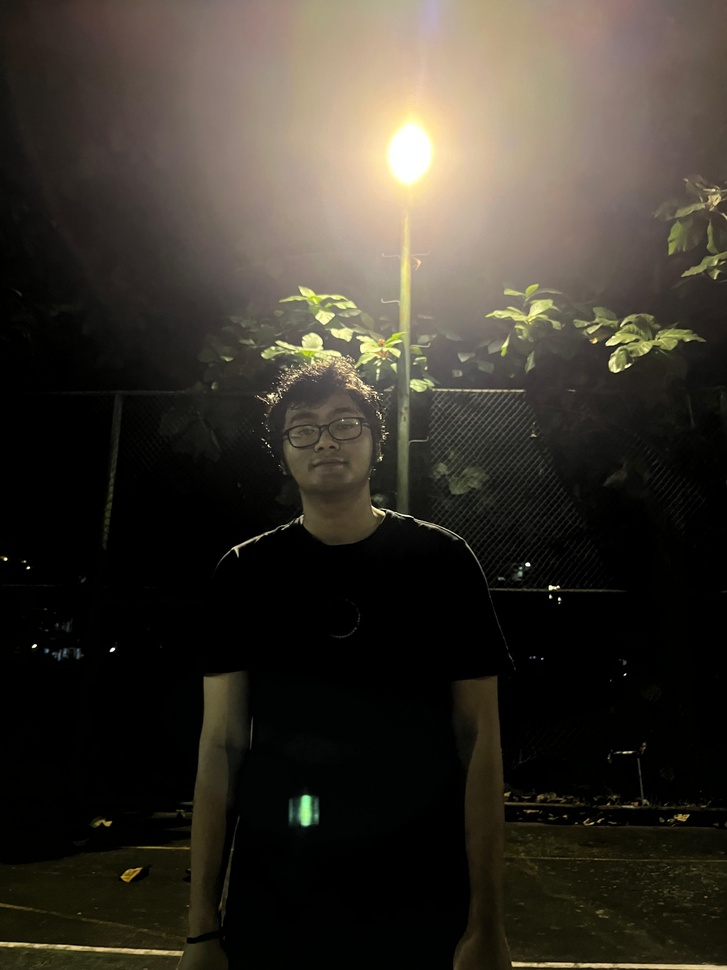
#> input picture FotoDiri.jpg, 727 x 970 px, shrunk from 3024 x 4032 before the run
$ jupyter execute Nomor3.ipynb
#> lines starting #> are read from the running program, lines starting #| are printed output that depends on the picture
## IMPORT LIBRARY

[cell 1]
import cv2
import matplotlib.pyplot as plt

## BACA GAMBAR

[cell 2]
path = "FotoDiri.jpg"
img = cv2.imread(path)
#> img is the input picture: shape (970, 727, 3); mean B, G, R 43.8, 52.4, 57.4

## Konversi BGR ke RGB untuk ditampilkan dengan matplotlib

[cell 3]
img_rgb = cv2.cvtColor(img, cv2.COLOR_BGR2RGB)

## Konversi ke grayscale

[cell 4]
img_gray = cv2.cvtColor(img, cv2.COLOR_BGR2GRAY)
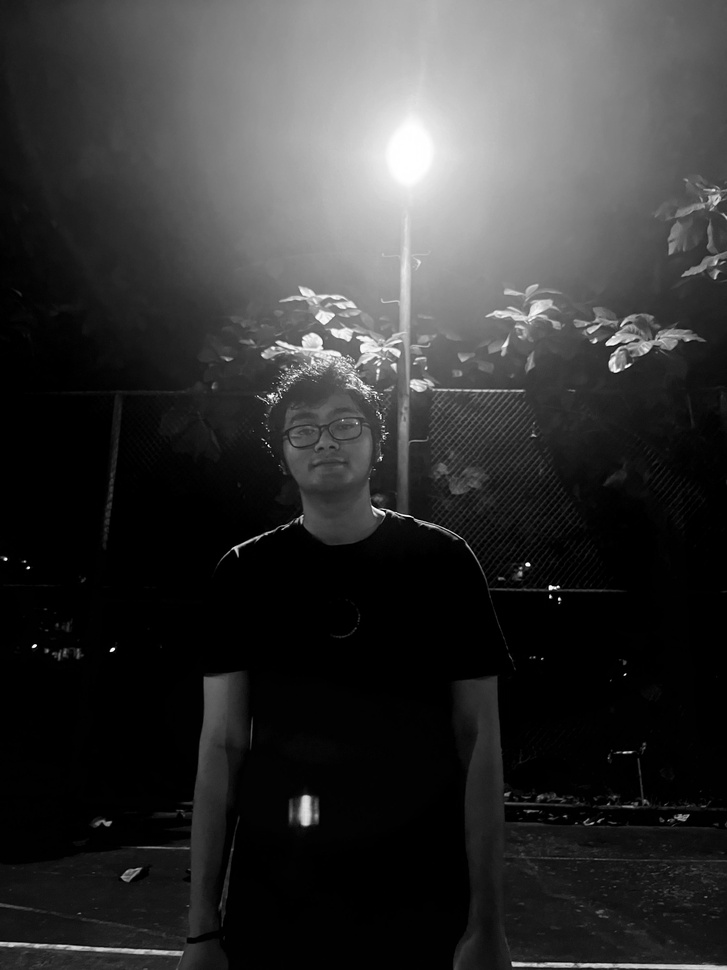
#> img_gray: shape (970, 727); min 0, max 255, mean 52.9

## Pencerahan gambar gray (ditambah nilai brightness)

[cell 5]
bright_gray = cv2.convertScaleAbs(img_gray, alpha=1, beta=50)
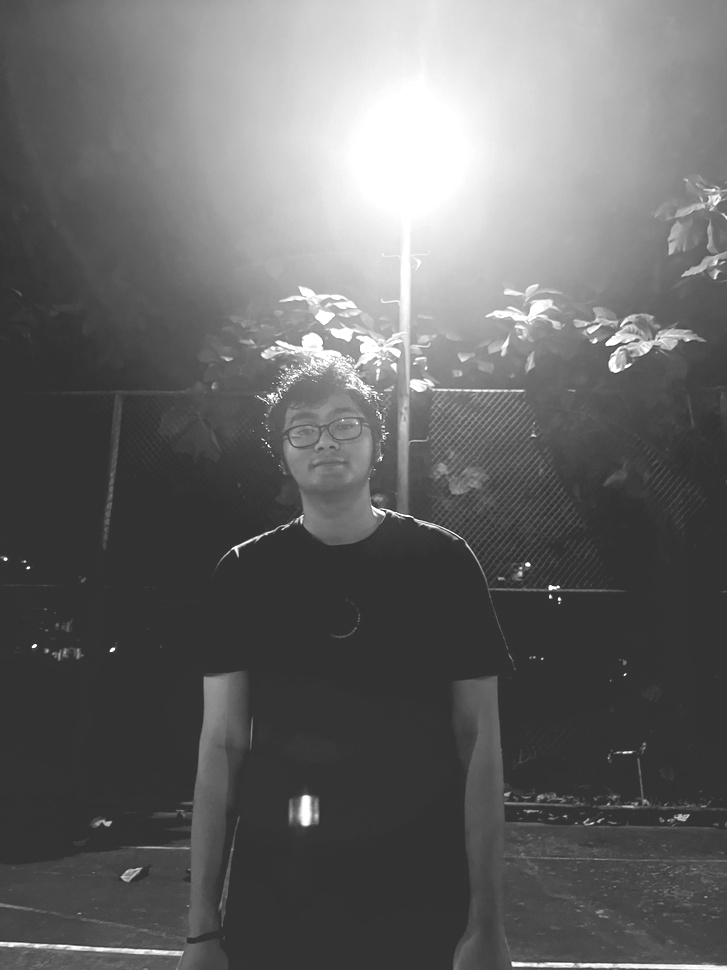
#> bright_gray: shape (970, 727); min 50, max 255, mean 102.5

## Penambahan kontras pada gambar gray

[cell 6]
contrast_gray = cv2.convertScaleAbs(img_gray, alpha=1.5, beta=0)
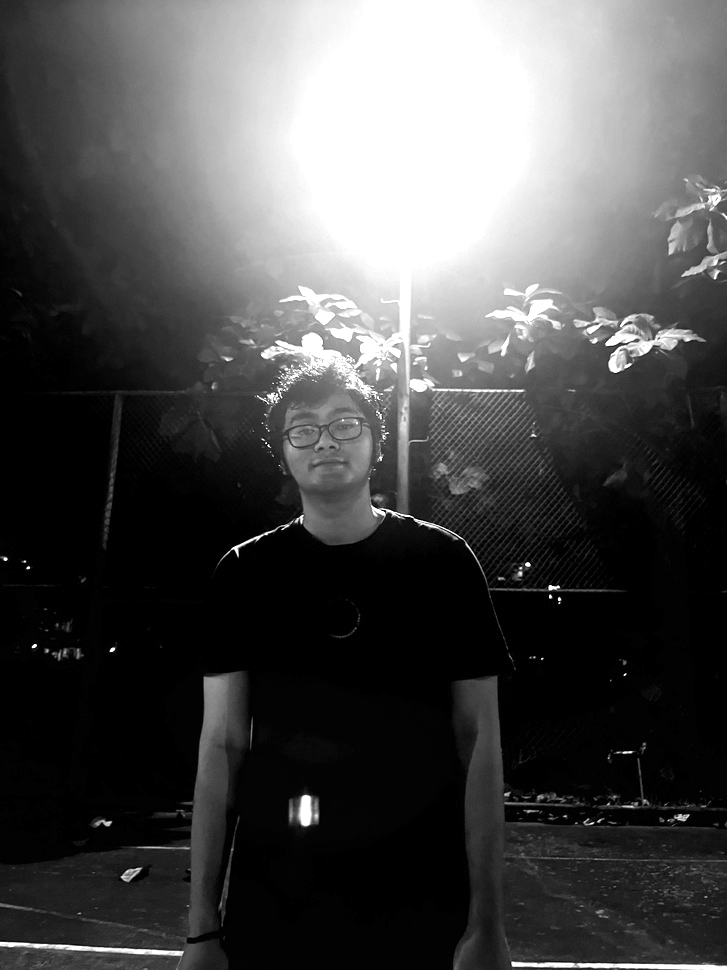
#> contrast_gray: shape (970, 727); min 0, max 255, mean 76.4

## Kombinasi: Dipercerah + Diperkontras

[cell 7]
bright_contrast_gray = cv2.convertScaleAbs(img_gray, alpha=1.5, beta=50)
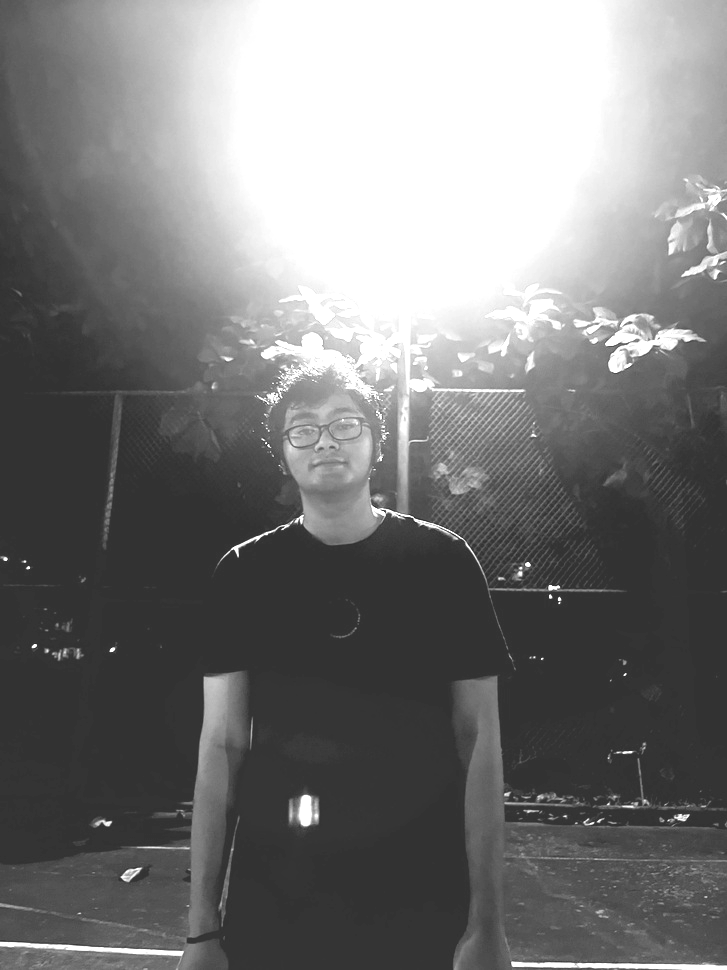
#> bright_contrast_gray: shape (970, 727); min 50, max 255, mean 120.7

## Metode Clahe

[cell 8]
clahe = cv2.createCLAHE(clipLimit=2.0, tileGridSize=(8, 8))
clahe_img = clahe.apply(img_gray)
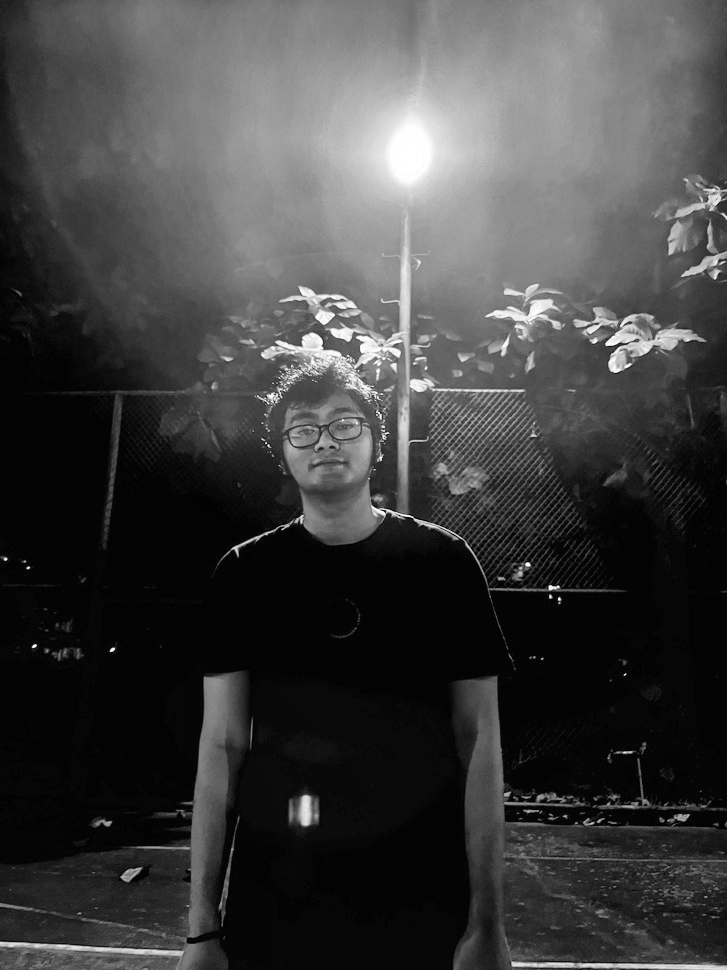
#> clahe_img: shape (970, 727); min 1, max 255, mean 63.3

## kombinsai: Clahe dan Dipercarah

[cell 9]
clahe_bright = cv2.convertScaleAbs(clahe_img, alpha=1, beta=50)
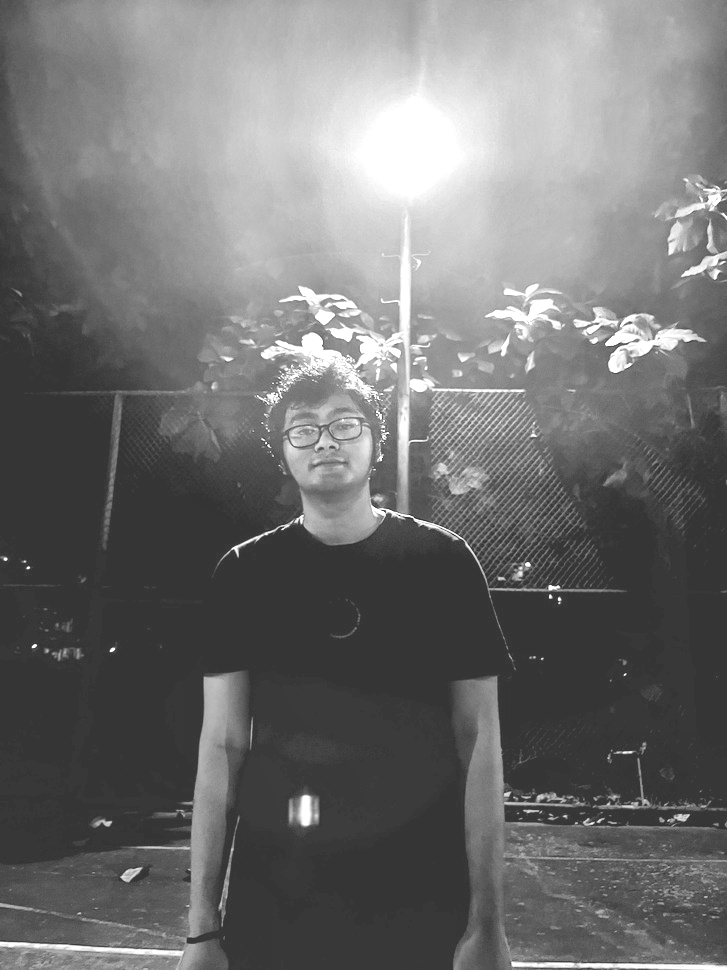
#> clahe_bright: shape (970, 727); min 51, max 255, mean 112.8

## Tampilkan semua gambar

[cell 10]
plt.figure(figsize=(18, 10))

titles = [
    "Gambar Asli (RGB)",
    "Grayscale",
    "Grayscale + Brightness",
    "Grayscale + Kontras",
    "Grayscale + Bright + Kontras",
    "Grayscale + CLAHE",
    "CLAHE + Brightness"
]

images = [img_rgb, img_gray, bright_gray, contrast_gray, bright_contrast_gray, clahe_img, clahe_bright]
cmaps = [None, 'gray', 'gray', 'gray', 'gray', 'gray', 'gray']

for i in range(7):
    plt.subplot(2, 4, i+1)
    plt.imshow(images[i], cmap=cmaps[i])
    plt.title(titles[i])
    plt.axis("off")

plt.tight_layout()
plt.show()

## Histogram Tiap Versi Grayscale

[cell 11]
def plot_hist(image, title, index):
    plt.subplot(2, 4, index)
    plt.hist(image.ravel(), bins=256, range=(0, 256), color='black')
    plt.title(title)
    plt.xlabel("Intensitas")
    plt.ylabel("Pixel")

# Plot semua histogram
plt.figure(figsize=(18, 8))

hist_titles = [
    "Histogram Grayscale",
    "Brightness",
    "Kontras",
    "Bright + Kontras",
    "CLAHE",
    "CLAHE + Brightness"
]

# img_gray sudah di posisi ke-1
hist_images = [img_gray, bright_gray, contrast_gray, bright_contrast_gray, clahe_img, clahe_bright]

for i in range(6):
    plot_hist(hist_images[i], hist_titles[i], i+1)

plt.tight_layout()
plt.show()
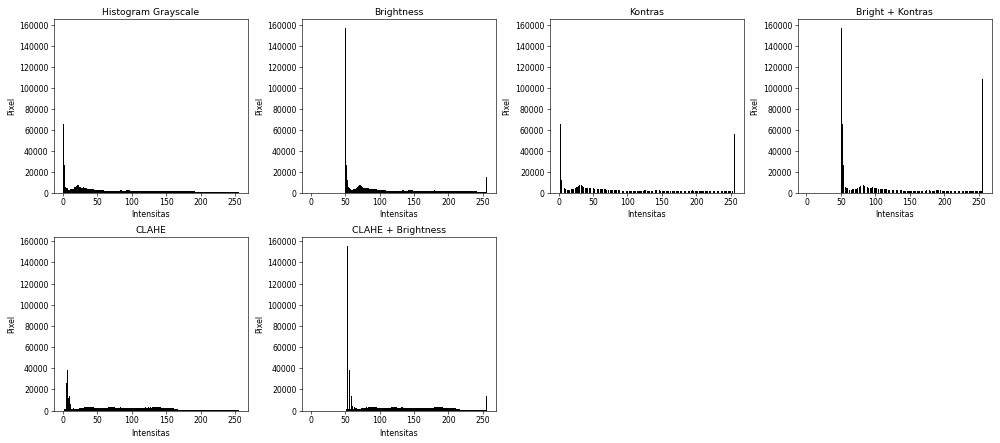
#> figure drawn by matplotlib, 6 panels; panel 1: tallest bar 157164 high, from x = 0 to 1; panel 2: tallest bar 157164 high, from x = 50 to 51; panel 3: tallest bar 157164 high, from x = 0 to 1; panel 4: tallest bar 157164 high, from x = 50 to 51
